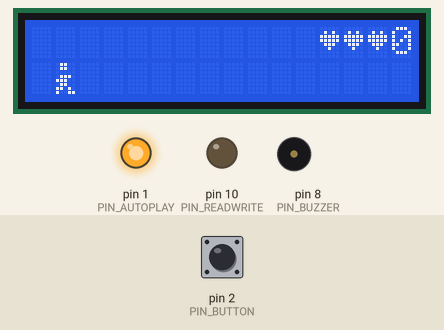
Recording of a sketch running on a simulated Arduino Uno, built with avr-gcc and run on an emulated ATmega328P. Parts: 16×2 character LCD, output pins drawn as LEDs (lit = HIGH), buzzer (waves = sounding). The inputs (shaded band) are chosen by the test bench; at power-on: pin 2 (PIN_BUTTON) HIGH. Random numbers use the default seed unless the sketch sets one.

Above: at 1.2 s.
1.3 s: pin 2 (PIN_BUTTON) pulled LOW for 0.15 s
2.0 s: pin 2 (PIN_BUTTON) pulled LOW for 1 s
At 3.43 s:
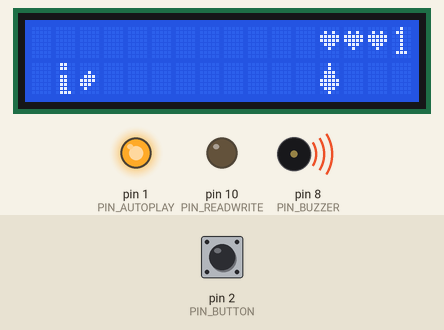
3.6 s: pin 2 (PIN_BUTTON) pulled LOW for 0.15 s
At 3.81 s:
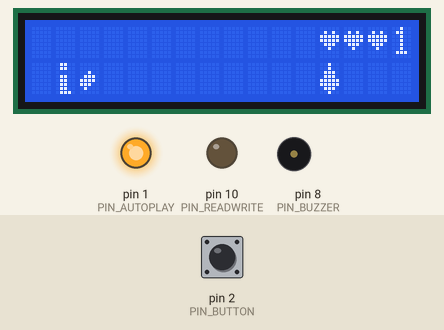
At 4.25 s:
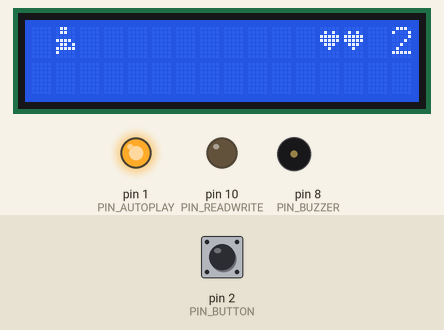
4.3 s: pin 2 (PIN_BUTTON) pulsed LOW 5 times (0.12 s each, 0.3 s apart)
At 6.79 s:
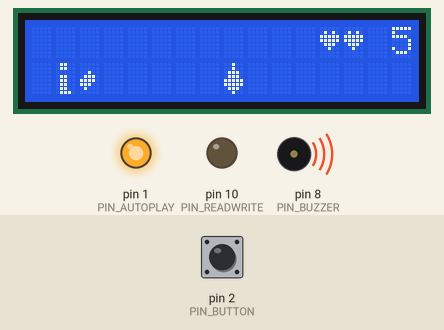
7.3 s: pin 2 (PIN_BUTTON) pulled LOW for 3.2 s
12.0 s: pin 2 (PIN_BUTTON) pulled LOW for 0.15 s
Timing chart, 0 to 15.0 s (numbered marks = the images above; inputs shaded):
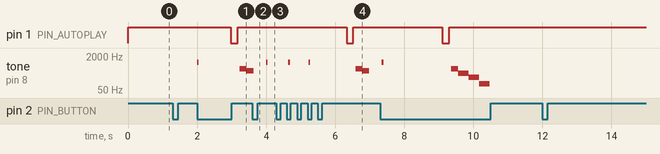

Measured:
- by itself, tone on pin 8 (PIN_BUZZER): plays 1000 Hz for 0.05 s, 500 Hz for 0.20 s, 300 Hz for 0.30 s, 200 Hz for 0.30 s, 100 Hz for 0.30 s

The sketch:

RunnerGame.ino
```cpp
#include <LiquidCrystal.h>

#define PIN_BUTTON 2
#define PIN_AUTOPLAY 1
#define PIN_READWRITE 10
#define PIN_CONTRAST 12
#define PIN_BUZZER 8

#define SPRITE_RUN1 1
#define SPRITE_RUN2 2
#define SPRITE_JUMP 3
#define SPRITE_JUMP_UPPER '.'
#define SPRITE_JUMP_LOWER 4
#define SPRITE_TERRAIN_EMPTY ' '
#define SPRITE_TERRAIN_SOLID 5
#define SPRITE_TERRAIN_SOLID_RIGHT 6
#define SPRITE_TERRAIN_SOLID_LEFT 7
#define SPRITE_HEART 8

#define HERO_HORIZONTAL_POSITION 1
#define TERRAIN_WIDTH 16
#define TERRAIN_EMPTY 0
#define TERRAIN_LOWER_BLOCK 1

#define HERO_POSITION_OFF 0
#define HERO_POSITION_RUN_LOWER_1 1
#define HERO_POSITION_RUN_LOWER_2 2
#define HERO_POSITION_JUMP_1 3
#define HERO_POSITION_JUMP_2 4
#define HERO_POSITION_JUMP_3 5
#define HERO_POSITION_JUMP_4 6
#define HERO_POSITION_JUMP_5 7
#define HERO_POSITION_JUMP_6 8
#define HERO_POSITION_JUMP_7 9
#define HERO_POSITION_JUMP_8 10
#define HERO_POSITION_RUN_UPPER_1 11
#define HERO_POSITION_RUN_UPPER_2 12

LiquidCrystal lcd(11, 9, 6, 5, 4, 3);
static char terrainUpper[TERRAIN_WIDTH + 1];
static char terrainLower[TERRAIN_WIDTH + 1];
static bool buttonPushed = false;

void initializeGraphics() {
  static byte graphics[] = {
    // Run position 1
    B01100, B01100, B00000, B01110, B11100, B01100, B11010, B10011,
    // Run position 2
    B01100, B01100, B00000, B01100, B01100, B01100, B01100, B01110,
    // Jump
    B01100, B01100, B00000, B11110, B01101, B11111, B10000, B00000,
    // Jump lower
    B11110, B01101, B11111, B10000, B00000, B00000, B00000, B00000,
    // Ground (spike)
    B00100, B00100, B01110, B01110, B11111, B11111, B01110, B00100,
    // Ground right (tapered spike)
    B00000, B00000, B00100, B01110, B01111, B00111, B00010, B00000,
    // Ground left (tapered spike)
    B00000, B00000, B00100, B01110, B11110, B11100, B01000, B00000,
    // Heart
    B00000, B01010, B11111, B11111, B01110, B00100, B00000, B00000
  };

  for (int i = 0; i < 8; ++i) {
    lcd.createChar(i + 1, &graphics[i * 8]);
  }

  for (int i = 0; i < TERRAIN_WIDTH; ++i) {
    terrainUpper[i] = SPRITE_TERRAIN_EMPTY;
    terrainLower[i] = SPRITE_TERRAIN_EMPTY;
  }
}

void advanceTerrain(char* terrain, byte newTerrain) {
  for (int i = 0; i < TERRAIN_WIDTH; ++i) {
    char current = terrain[i];
    char next = (i == TERRAIN_WIDTH-1) ? newTerrain : terrain[i+1];
    switch (current) {
      case SPRITE_TERRAIN_EMPTY:
        terrain[i] = (next == SPRITE_TERRAIN_SOLID) ? SPRITE_TERRAIN_SOLID_RIGHT : SPRITE_TERRAIN_EMPTY;
        break;
      case SPRITE_TERRAIN_SOLID:
        terrain[i] = (next == SPRITE_TERRAIN_EMPTY) ? SPRITE_TERRAIN_SOLID_LEFT : SPRITE_TERRAIN_SOLID;
        break;
      case SPRITE_TERRAIN_SOLID_RIGHT:
        terrain[i] = SPRITE_TERRAIN_SOLID;
        break;
      case SPRITE_TERRAIN_SOLID_LEFT:
        terrain[i] = SPRITE_TERRAIN_EMPTY;
        break;
    }
  }
}

bool drawHero(byte position, char* terrainUpper, char* terrainLower, unsigned int seconds, byte lives) {
  bool collide = false;
  char upperSave = terrainUpper[HERO_HORIZONTAL_POSITION];
  char lowerSave = terrainLower[HERO_HORIZONTAL_POSITION];
  byte upper, lower;

  switch (position) {
    case HERO_POSITION_OFF:
      upper = lower = SPRITE_TERRAIN_EMPTY;
      break;
    case HERO_POSITION_RUN_LOWER_1:
      upper = SPRITE_TERRAIN_EMPTY;
      lower = SPRITE_RUN1;
      break;
    case HERO_POSITION_RUN_LOWER_2:
      upper = SPRITE_TERRAIN_EMPTY;
      lower = SPRITE_RUN2;
      break;
    case HERO_POSITION_JUMP_1:
    case HERO_POSITION_JUMP_8:
      upper = SPRITE_TERRAIN_EMPTY;
      lower = SPRITE_JUMP;
      break;
    case HERO_POSITION_JUMP_2:
    case HERO_POSITION_JUMP_7:
      upper = SPRITE_JUMP_UPPER;
      lower = SPRITE_JUMP_LOWER;
      break;
    case HERO_POSITION_JUMP_3:
    case HERO_POSITION_JUMP_4:
    case HERO_POSITION_JUMP_5:
    case HERO_POSITION_JUMP_6:
      upper = SPRITE_JUMP;
      lower = SPRITE_TERRAIN_EMPTY;
      break;
    case HERO_POSITION_RUN_UPPER_1:
      upper = SPRITE_RUN1;
      lower = SPRITE_TERRAIN_EMPTY;
      break;
    case HERO_POSITION_RUN_UPPER_2:
      upper = SPRITE_RUN2;
      lower = SPRITE_TERRAIN_EMPTY;
      break;
  }

  if (upper != ' ') {
    terrainUpper[HERO_HORIZONTAL_POSITION] = upper;
    collide = (upperSave == SPRITE_TERRAIN_EMPTY) ? false : true;
  }
  if (lower != ' ') {
    terrainLower[HERO_HORIZONTAL_POSITION] = lower;
    collide |= (lowerSave == SPRITE_TERRAIN_EMPTY) ? false : true;
  }

  // Draw hearts on the right side of top row, leaving one space from the right
  for (int i = 0; i < TERRAIN_WIDTH; ++i) {
    if (i != HERO_HORIZONTAL_POSITION) { // Preserve hero's sprite
      terrainUpper[i] = (i >= 12 && i < 12 + lives) ? SPRITE_HEART : SPRITE_TERRAIN_EMPTY;
    }
  }

  byte digits = (seconds > 9999) ? 5 : (seconds > 999) ? 4 : (seconds > 99) ? 3 : (seconds > 9) ? 2 : 1;

  terrainUpper[TERRAIN_WIDTH] = '\0';
  terrainLower[TERRAIN_WIDTH] = '\0';
  char temp = terrainUpper[16-digits];
  terrainUpper[16-digits] = '\0';
  lcd.setCursor(0,0);
  lcd.print(terrainUpper);
  terrainUpper[16-digits] = temp;
  lcd.setCursor(0,1);
  lcd.print(terrainLower);

  lcd.setCursor(16 - digits,0);
  lcd.print(seconds);

  terrainUpper[HERO_HORIZONTAL_POSITION] = upperSave;
  terrainLower[HERO_HORIZONTAL_POSITION] = lowerSave;
  return collide;
}

void buttonPush() {
  buttonPushed = true;
}

void playSoundEffect(byte type) {
  switch(type) {
    case 1: // Jump
      tone(PIN_BUZZER, 1000, 50);
      break;
    case 2: // Game Over
      tone(PIN_BUZZER, 300, 300);
      delay(300);
      tone(PIN_BUZZER, 200, 300);
      delay(300);
      tone(PIN_BUZZER, 100, 300);
      break;
    case 3: // Lose Life
      tone(PIN_BUZZER, 500, 200);
      delay(200);
      tone(PIN_BUZZER, 400, 200);
      break;
  }
}

void showGameOver(unsigned int seconds) {
  lcd.clear();
  lcd.setCursor(0,0);
  lcd.print("Game Over!");
  lcd.setCursor(0,1);
  lcd.print("Time: ");
  lcd.print(seconds);
  lcd.print("s");
  playSoundEffect(2);
  delay(3000);
}

void setup() {
  pinMode(PIN_READWRITE, OUTPUT);
  digitalWrite(PIN_READWRITE, LOW);
  pinMode(PIN_CONTRAST, OUTPUT);
  digitalWrite(PIN_CONTRAST, LOW);
  pinMode(PIN_BUTTON, INPUT);
  digitalWrite(PIN_BUTTON, HIGH);
  pinMode(PIN_AUTOPLAY, OUTPUT);
  digitalWrite(PIN_AUTOPLAY, HIGH);
  pinMode(PIN_BUZZER, OUTPUT);

  attachInterrupt(0, buttonPush, FALLING);

  initializeGraphics();
  lcd.begin(16, 2);
}

void loop() {
  static byte heroPos = HERO_POSITION_RUN_LOWER_1;
  static byte newTerrainType = TERRAIN_EMPTY;
  static byte newTerrainDuration = 1;
  static bool playing = false;
  static bool blink = false;
  static unsigned long startTime = 0;
  static unsigned int seconds = 0;
  static byte lives = 3;
  static int gameDelay = 60; // Initial delay (slower)
  static unsigned int lastSpeedIncrease = 0;

  if (!playing) {
    drawHero((blink) ? HERO_POSITION_OFF : heroPos, terrainUpper, terrainLower, seconds, lives);
    if (blink) {
      lcd.setCursor(0,0);
      lcd.print("Welcome");
    }
    delay(250);
    blink = !blink;
    if (buttonPushed) {
      initializeGraphics();
      heroPos = HERO_POSITION_RUN_LOWER_1;
      playing = true;
      buttonPushed = false;
      startTime = millis();
      seconds = 0;
      lives = 3;
      gameDelay = 60; // Reset delay
      lastSpeedIncrease = 0;
    }
    return;
  }

  seconds = (millis() - startTime) / 1000;

  // Increase speed every 100 seconds
  if (seconds >= lastSpeedIncrease + 100 && gameDelay > 30) {
    gameDelay -= 5; // Decrease delay by 5ms
    lastSpeedIncrease = seconds;
  }

  advanceTerrain(terrainLower, newTerrainType == TERRAIN_LOWER_BLOCK ? SPRITE_TERRAIN_SOLID : SPRITE_TERRAIN_EMPTY);

  if (--newTerrainDuration == 0) {
    if (newTerrainType == TERRAIN_EMPTY) {
      newTerrainType = TERRAIN_LOWER_BLOCK;
      newTerrainDuration = random(2) + 1; // 1 or 2 spikes
    } else {
      newTerrainType = TERRAIN_EMPTY;
      newTerrainDuration = 10 + random(10);
    }
  }

  if (buttonPushed) {
    if (heroPos <= HERO_POSITION_RUN_LOWER_2) {
      heroPos = HERO_POSITION_JUMP_1;
      playSoundEffect(1);
    }
    buttonPushed = false;
  }

  if (drawHero(heroPos, terrainUpper, terrainLower, seconds, lives)) {
    lives--;
    playSoundEffect(3);
    if (lives == 0) {
      showGameOver(seconds);
      playing = false;
    } else {
      // Reset hero position after losing a life
      heroPos = HERO_POSITION_RUN_LOWER_1;
      // Clear terrain to give player a chance to recover
      for (int i = 0; i < TERRAIN_WIDTH; ++i) {
        terrainLower[i] = SPRITE_TERRAIN_EMPTY;
      }
      delay(500);
    }
  } else {
    if (heroPos == HERO_POSITION_RUN_LOWER_2 || heroPos == HERO_POSITION_JUMP_8) {
      heroPos = HERO_POSITION_RUN_LOWER_1;
    } else if ((heroPos >= HERO_POSITION_JUMP_3 && heroPos <= HERO_POSITION_JUMP_5) &&
               terrainLower[HERO_HORIZONTAL_POSITION] != SPRITE_TERRAIN_EMPTY) {
      heroPos = HERO_POSITION_RUN_UPPER_1;
    } else if (heroPos >= HERO_POSITION_RUN_UPPER_1 &&
               terrainLower[HERO_HORIZONTAL_POSITION] == SPRITE_TERRAIN_EMPTY) {
      heroPos = HERO_POSITION_JUMP_5;
    } else if (heroPos == HERO_POSITION_RUN_UPPER_2) {
      heroPos = HERO_POSITION_RUN_UPPER_1;
    } else {
      ++heroPos;
    }

    digitalWrite(PIN_AUTOPLAY, terrainLower[HERO_HORIZONTAL_POSITION + 2] == SPRITE_TERRAIN_EMPTY ? HIGH : LOW);
  }

  delay(gameDelay); // Dynamic delay for speed adjustment
}
```
